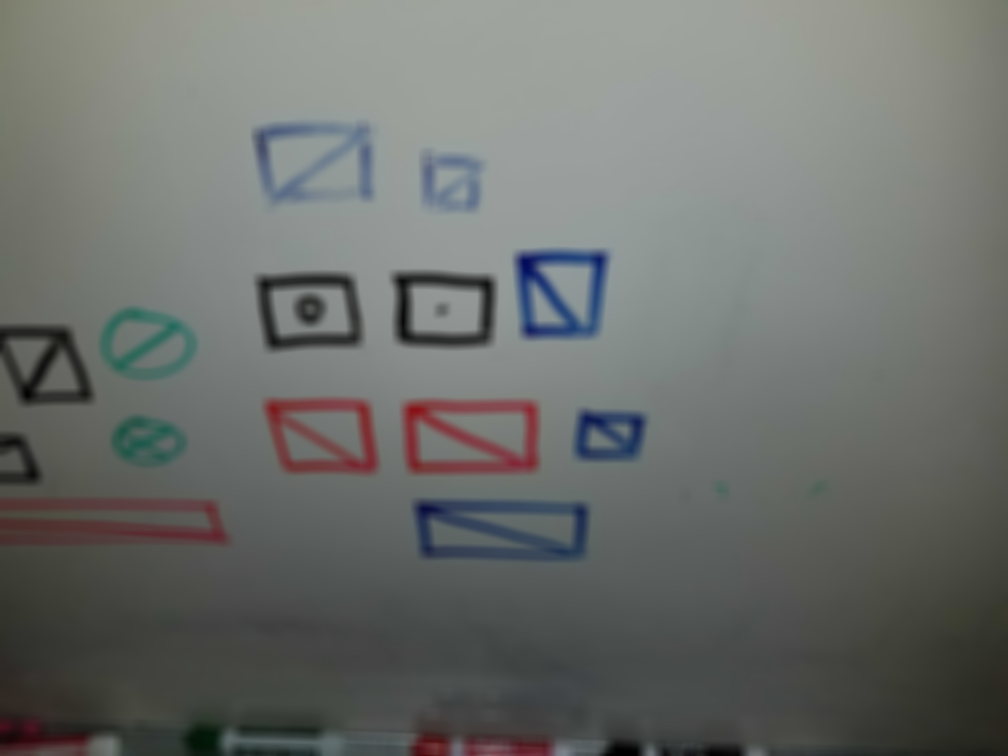
//> input picture tmp02.jpg, 4032 x 3024 px (shown at 1/4 size)
$ ./squares tmp02.jpg   (built with g++ and OpenCV 4)
//> lines starting //> are read from the running program, lines starting //| are printed output that depends on the picture; after the words box and inside, x2 and y2 are one past the last pixel; in counts of white or black regions, pixels touching at a corner belong together
#include "opencv2/core.hpp"
#include "opencv2/imgproc.hpp"
#include "opencv2/imgcodecs.hpp"
#include "opencv2/highgui.hpp"
#include <iostream>
using namespace cv;
using namespace std;
int thresh = 50, N = 11;

// helper function:
// finds a cosine of angle between vectors
// from pt0->pt1 and from pt0->pt2
static double angle( Point pt1, Point pt2, Point pt0 )
{
    double dx1 = pt1.x - pt0.x;
    double dy1 = pt1.y - pt0.y;
    double dx2 = pt2.x - pt0.x;
    double dy2 = pt2.y - pt0.y;
    return (dx1*dx2 + dy1*dy2)/sqrt((dx1*dx1 + dy1*dy1)*(dx2*dx2 + dy2*dy2) + 1e-10);
}
// returns sequence of squares detected on the image.
static void findSquares( const Mat& image, vector<vector<Point> >& squares )
{
    squares.clear();
    Mat pyr, timg, gray0(image.size(), CV_8U), gray;
    // down-scale and upscale the image to filter out the noise
    pyrDown(image, pyr, Size(image.cols/2, image.rows/2));
    pyrUp(pyr, timg, image.size());
    vector<vector<Point> > contours;
    vector<Vec4i> hierarchy;
    // find squares in every color plane of the image
    // for( int c = 0; c < 3; c++ )
    // {
        int c = 0;
        int ch[] = {c, 0};
        mixChannels(&timg, 1, &gray0, 1, ch, 1);
        // try several threshold levels
        // for( int l = 0; l < N; l++ )
        // {
            // hack: use Canny instead of zero threshold level.
            // Canny helps to catch squares with gradient shading
            // if( l == 0 )
            // {
                // apply Canny. Take the upper threshold from slider
                // and set the lower to 0 (which forces edges merging)
                // Canny(gray0, gray, 0, thresh, 5);
                // dilate canny output to remove potential
                // holes between edge segments
                // dilate(gray, gray, Mat(), Point(-1,-1));
            // }
            // else
            // {
            //     // apply threshold if l!=0:
            //     //     tgray(x,y) = gray(x,y) < (l+1)*255/N ? 255 : 0
                gray = gray0 >= (4+1)*255/N;
            // }
            // find contours and store them all as a list
            findContours(gray, contours, hierarchy, RETR_CCOMP, CHAIN_APPROX_SIMPLE);

            vector<Point> approx;
            // test each contour
            for( size_t i = 0; i < contours.size(); i++ )
            {
                // approximate contour with accuracy proportional
                // to the contour perimeter
                approxPolyDP(contours[i], approx, arcLength(contours[i], true)*0.02, true);
                // square contours should have 4 vertices after approximation
                // relatively large area (to filter out noisy contours)
                // and be convex.
                // Note: absolute value of an area is used because
                // area may be positive or negative - in accordance with the
                // contour orientation
                if( approx.size() == 4 &&
                    fabs(contourArea(approx)) > 1000 &&
                    isContourConvex(approx) )
                {
                    double maxCosine = 0;
                    for( int j = 2; j < 5; j++ )
                    {
                        // find the maximum cosine of the angle between joint edges
                        double cosine = fabs(angle(approx[j%4], approx[j-2], approx[j-1]));
                        maxCosine = MAX(maxCosine, cosine);
                    }
                    // if cosines of all angles are small
                    // (all angles are ~90 degree) then write quandrange
                    // vertices to resultant sequence
                    if( maxCosine < 0.1 && hierarchy[i][3] >= 0 )
                        // [12 lines of commented-out code are left out]
                            squares.push_back(approx);
                        // }
                }
            }
        // }
    // }
}
// the function draws all the squares in the image
static void drawSquares( Mat& image, const vector<vector<Point> >& squares )
{
    for( size_t i = 0; i < squares.size(); i++ )
    {
        const Point* p = &squares[i][0];
        int n = (int)squares[i].size();
        polylines(image, &p, &n, 1, true, Scalar(0,200,0), 9, LINE_AA);
    }
    imwrite("output.jpg", image);
}

int main(int argc, char** argv)
{
    vector<vector<Point>> squares;

    string filename = samples::findFile(argv[1]);
    Mat image = imread(filename, IMREAD_COLOR);
//> image is the input picture: 3024 rows x 4032 cols, CV_8UC3; mean B, G, R 107.6, 110.6, 107.9
    if( image.empty() )
        cout << "Couldn't load " << filename << endl;
    findSquares(image, squares);
//> in findSquares, `mixChannels(&timg, 1, &gray0, 1, ch, 1);`:
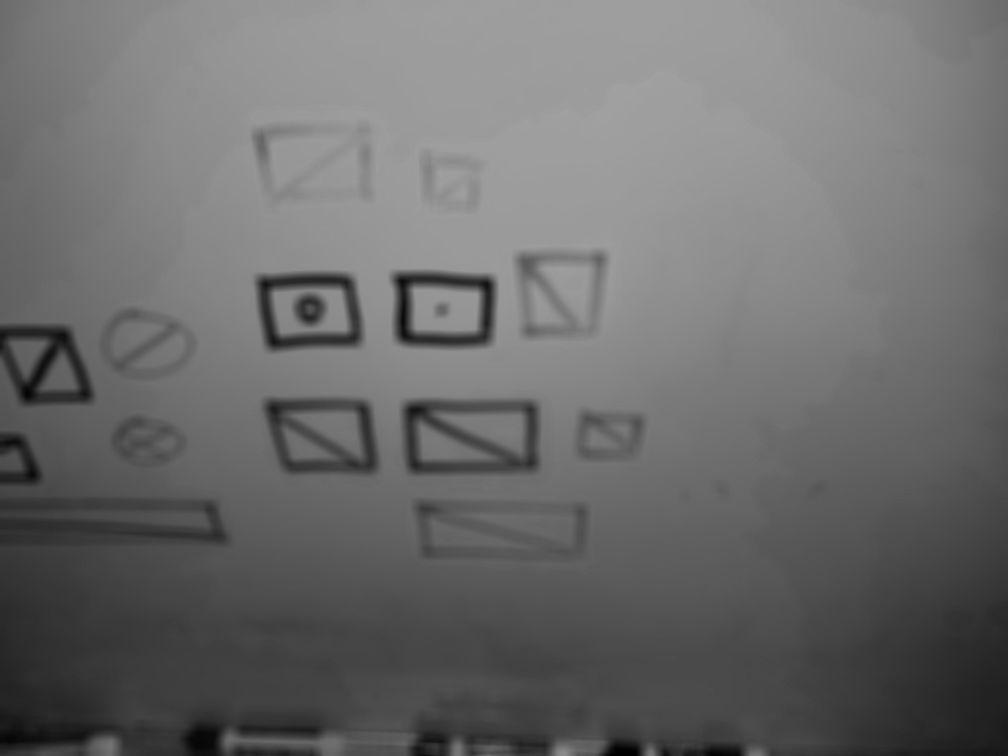
//> gray0: 3024 rows x 4032 cols, CV_8UC1 (shown at 1/4 size); min 0, max 161, mean 107.7
//> in findSquares, `gray = gray0 >= (4+1)*255/N;`:
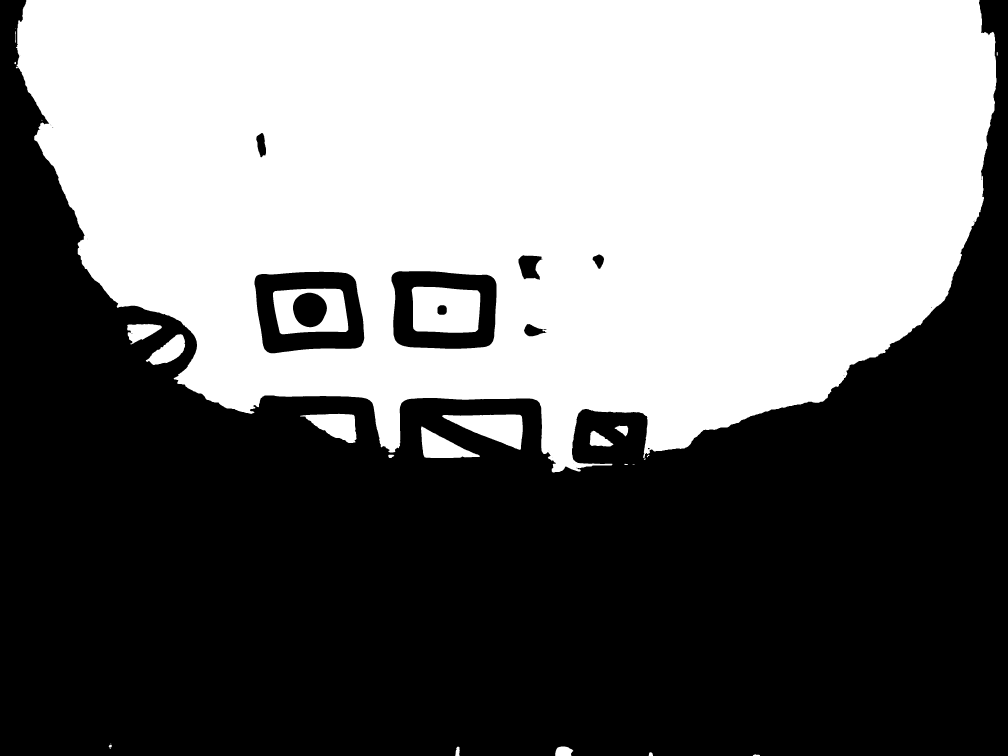
//> gray: 3024 rows x 4032 cols, CV_8UC1 (shown at 1/4 size); 46.1% white; 32 white regions (11 under 20 px)
//> in findSquares, `findContours(gray, contours, hierarchy, RETR_CCOMP, CHAIN_APPROX_SIMPL..`: contours = 59 contours, 29 with area under 20; largest, box (x1, y1, x2, y2) and area: (63, 0, 3986, 1890) 5713815, (1017, 1086, 1458, 1414) 125568, (1565, 1084, 1987, 1396) 121120, (1092, 1154, 1393, 1337) 48032, (1647, 1147, 1922, 1331) 46088
//> the loop in findSquares, `for( size_t i = 0; i < contours.size(); i++ )` made 59 passes
//> maxCosine on passes 18, 24, 26, 47, 48: 0.951, 0.13, 0.0764, 0.126, 0.0827
//> approx on passes 12, 14, 17, 19, 20, 28: 1 Point (x, y): [1400, 1778], 3 Points (x, y): [1685, 1707], [1699, 1829], [1919, 1825], 3 Points (x, y): [2083, 1794], [2081, 1660], [1769, 1663], 1 Point (x, y): [3200, 1622], 1 Point (x, y): [600, 1422], 1 Point (x, y): [328, 1070]
//> squares = 1 contour; box (x1, y1, x2, y2) and area: (1569, 1099, 1968, 1377) 104508
    drawSquares(image, squares);
//> the loop in drawSquares, `for( size_t i = 0; i < squares.size(); i++ )` made 1 pass
//> n on pass 1: 4
    return 0;
}
